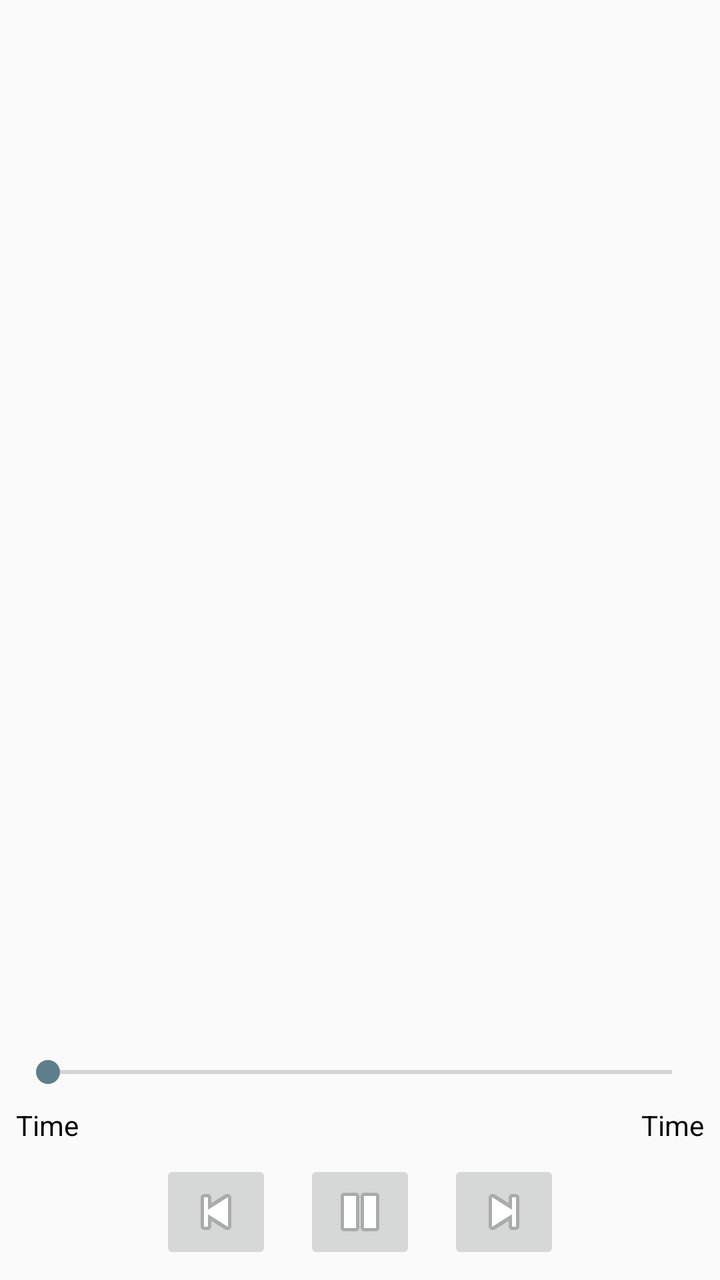
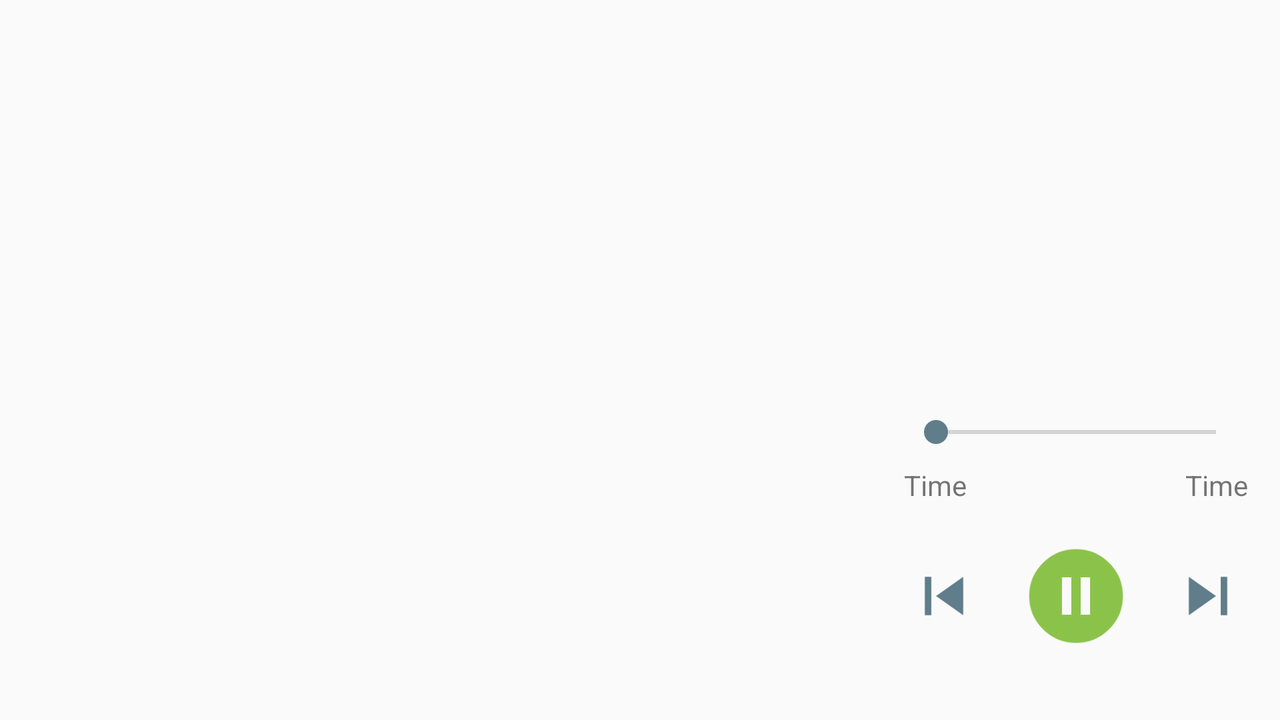

The same Android screen from two of the app's own layout files: first res/layout/ as a phone draws it, then the author's variant for another configuration, drawn on a device whose configuration selects that folder. Both files follow.
<!-- AndroidManifest.xml: application theme AppTheme -->
<!-- res/layout/activity_player.xml -->
<?xml version="1.0" encoding="utf-8"?>
<android.support.constraint.ConstraintLayout xmlns:android="http://schemas.android.com/apk/res/android"
    xmlns:app="http://schemas.android.com/apk/res-auto"
    xmlns:tools="http://schemas.android.com/tools"
    android:layout_width="match_parent"
    android:layout_height="match_parent"
    tools:layout_editor_absoluteX="0dp"
    tools:layout_editor_absoluteY="25dp">

    <ImageView
        android:id="@+id/songImage"
        android:layout_width="0dp"
        android:layout_height="0dp"
        android:contentDescription="@string/albumartdescription"
        android:layout_marginRight="8dp"
        app:layout_constraintRight_toRightOf="parent"
        android:layout_marginLeft="8dp"
        app:layout_constraintLeft_toLeftOf="parent"
        app:layout_constraintTop_toTopOf="parent"
        android:layout_marginTop="8dp"
        android:layout_marginBottom="8dp"
        app:layout_constraintBottom_toTopOf="@+id/seekBar" />

    <LinearLayout
        android:id="@+id/buttons"
        android:layout_width="wrap_content"
        android:layout_height="wrap_content"
        android:orientation="horizontal"
        android:layout_marginLeft="8dp"
        app:layout_constraintLeft_toLeftOf="parent"
        android:layout_marginRight="8dp"
        app:layout_constraintRight_toRightOf="parent"
        app:layout_constraintBottom_toBottomOf="parent"
        android:layout_marginBottom="8dp">


        <ImageButton
            android:id="@+id/btPv"
            android:layout_width="wrap_content"
            android:layout_height="wrap_content"
            android:layout_weight="1"
            app:srcCompat="@android:drawable/ic_media_previous" />

        <ImageButton
            android:id="@+id/btPlay"
            android:layout_width="wrap_content"
            android:layout_height="wrap_content"
            android:layout_marginLeft="16dp"
            android:layout_marginRight="16dp"
            android:layout_weight="1"
            app:srcCompat="@android:drawable/ic_media_pause" />

        <ImageButton
            android:id="@+id/btNxt"
            android:layout_width="wrap_content"
            android:layout_height="wrap_content"
            android:layout_weight="1"
            app:srcCompat="@android:drawable/ic_media_next" />
    </LinearLayout>

    <SeekBar
        android:id="@+id/seekBar"
        android:layout_width="0dp"
        android:layout_height="wrap_content"
        android:layout_marginRight="8dp"
        app:layout_constraintRight_toRightOf="parent"
        android:layout_marginLeft="8dp"
        app:layout_constraintLeft_toLeftOf="parent"
        android:layout_marginBottom="8dp"
        app:layout_constraintBottom_toTopOf="@+id/times" />

    <RelativeLayout
        android:id="@+id/times"
        android:layout_width="0dp"
        android:layout_height="wrap_content"
        android:layout_marginLeft="8dp"
        app:layout_constraintLeft_toLeftOf="parent"
        android:layout_marginRight="8dp"
        app:layout_constraintRight_toRightOf="parent"
        android:layout_marginBottom="8dp"
        app:layout_constraintBottom_toTopOf="@+id/buttons">

        <TextView
            android:id="@+id/timer1"
            android:layout_width="wrap_content"
            android:layout_height="wrap_content"
            android:text="@string/time1"
            android:textColor="@android:color/black" />

        <TextView
            android:id="@+id/timer2"
            android:layout_width="wrap_content"
            android:layout_height="wrap_content"
            android:layout_alignParentEnd="true"
            android:layout_alignParentTop="true"
            android:text="@string/time2"
            android:textColor="@android:color/black" />

    </RelativeLayout>

</android.support.constraint.ConstraintLayout>
<!-- resources referenced by this layout -->
<resources>
  <string name="albumartdescription">Album Art</string>
  <string name="time1">Time</string>
  <string name="time2">Time</string>
  <style name="AppTheme" parent="Theme.AppCompat.Light.DarkActionBar">
          
          <item name="colorPrimary">@color/colorPrimary</item>
          <item name="colorPrimaryDark">@color/colorPrimaryDark</item>
          <item name="colorAccent">@color/colorAccent</item>
      </style>
  <color name="colorPrimary">#8bc34a</color>
  <color name="colorPrimaryDark">#689f38</color>
  <color name="colorAccent">#607d8b</color>
</resources>
<!-- res/layout-land/activity_player.xml (the author's variant of the layout above) -->
<!-- drawn on the phone turned sideways -->
<?xml version="1.0" encoding="utf-8"?>
<android.support.constraint.ConstraintLayout xmlns:android="http://schemas.android.com/apk/res/android"
    xmlns:app="http://schemas.android.com/apk/res-auto"
    xmlns:tools="http://schemas.android.com/tools"
    android:layout_width="match_parent"
    android:layout_height="match_parent">

    <ImageView
        android:id="@+id/songImage"
        android:layout_width="wrap_content"
        android:layout_height="match_parent"
        android:layout_margin="8dp"
        android:contentDescription="@string/albumartdescription"
        app:layout_constraintBottom_toBottomOf="parent"
        app:layout_constraintHorizontal_bias="1.0"
        app:layout_constraintLeft_toLeftOf="parent"
        app:layout_constraintRight_toLeftOf="@+id/ViewsOtherThanSongImage"
        app:layout_constraintTop_toTopOf="parent"
        tools:layout_constraintBottom_creator="1"
        tools:layout_constraintLeft_creator="1"
        tools:layout_constraintRight_creator="1"
        tools:layout_constraintTop_creator="1" />

    <android.support.constraint.ConstraintLayout
        android:id="@+id/ViewsOtherThanSongImage"
        android:layout_width="wrap_content"
        android:layout_height="0dp"
        android:layout_margin="8dp"
        app:layout_constraintBottom_toBottomOf="parent"
        app:layout_constraintRight_toRightOf="parent"
        app:layout_constraintTop_toTopOf="parent"
        tools:layout_constraintBottom_creator="1"
        tools:layout_constraintRight_creator="1"
        tools:layout_constraintTop_creator="1">

        <RelativeLayout
            android:id="@+id/times"
            android:layout_width="0dp"
            android:layout_height="wrap_content"
            android:layout_marginBottom="16dp"
            android:layout_marginEnd="8dp"
            android:layout_marginLeft="8dp"
            android:layout_marginRight="8dp"
            android:layout_marginStart="8dp"
            app:layout_constraintBottom_toTopOf="@+id/buttons"
            app:layout_constraintHorizontal_bias="1.0"
            app:layout_constraintLeft_toLeftOf="parent"
            app:layout_constraintRight_toRightOf="parent">

            <TextView
                android:id="@+id/timer1"
                android:layout_width="wrap_content"
                android:layout_height="wrap_content"
                android:text="@string/time1" />

            <TextView
                android:id="@+id/timer2"
                android:layout_width="wrap_content"
                android:layout_height="wrap_content"
                android:layout_alignParentEnd="true"
                android:layout_alignParentTop="true"
                android:text="@string/time2" />

        </RelativeLayout>

        <LinearLayout
            android:id="@+id/buttons"
            android:layout_width="wrap_content"
            android:layout_height="wrap_content"
            android:layout_marginBottom="24dp"
            android:layout_marginEnd="8dp"
            android:layout_marginLeft="8dp"
            android:layout_marginRight="8dp"
            android:layout_marginStart="8dp"
            android:orientation="horizontal"
            app:layout_constraintBottom_toBottomOf="parent"
            app:layout_constraintLeft_toLeftOf="parent"
            app:layout_constraintRight_toRightOf="parent">

            <ImageButton
                android:id="@+id/btPv"
                android:layout_width="40dp"
                android:layout_height="40dp"
                android:layout_marginTop="10dp"
                android:layout_weight="1"
                android:background="@null"
                android:scaleType="centerInside"
                app:srcCompat="@drawable/ic_media_previous"
                tools:ignore="contentDescription" />

            <ImageButton
                android:id="@+id/btPlay"
                android:layout_width="60dp"
                android:layout_height="60dp"
                android:layout_marginLeft="16dp"
                android:layout_marginRight="16dp"
                android:layout_weight="1"
                android:background="@null"
                android:scaleType="centerInside"
                app:srcCompat="@drawable/ic_media_pause"
                tools:ignore="contentDescription" />

            <ImageButton
                android:id="@+id/btNxt"
                android:layout_width="40dp"
                android:layout_height="40dp"
                android:layout_marginTop="10dp"
                android:layout_weight="1"
                android:background="@null"
                android:scaleType="centerInside"
                app:srcCompat="@drawable/ic_media_next"
                tools:ignore="contentDescription" />
        </LinearLayout>

        <SeekBar
            android:id="@+id/seekBar"
            android:layout_width="0dp"
            android:layout_height="wrap_content"
            android:layout_marginBottom="8dp"
            android:layout_marginLeft="8dp"
            android:layout_marginRight="8dp"
            app:layout_constraintBottom_toTopOf="@+id/times"
            app:layout_constraintLeft_toLeftOf="parent"
            app:layout_constraintRight_toRightOf="parent"
            android:layout_marginStart="8dp"
            android:layout_marginEnd="8dp" />


    </android.support.constraint.ConstraintLayout>

</android.support.constraint.ConstraintLayout>
<!-- resources referenced by the variant -->
<!-- as the phone turned sideways resolves them -->
<resources>
  <!-- drawable ic_media_next: png bitmap (drawable, 17806 bytes) -->
  <!-- drawable ic_media_pause: png bitmap (drawable, 1498 bytes) -->
  <!-- drawable ic_media_previous: png bitmap (drawable, 17381 bytes) -->
  <string name="albumartdescription">Album Art</string>
  <string name="time1">Time</string>
  <string name="time2">Time</string>
  <style name="AppTheme" parent="Theme.AppCompat.Light.DarkActionBar">
          
          <item name="colorPrimary">@color/colorPrimary</item>
          <item name="colorPrimaryDark">@color/colorPrimaryDark</item>
          <item name="colorAccent">@color/colorAccent</item>
      </style>
  <color name="colorPrimary">#8bc34a</color>
  <color name="colorPrimaryDark">#689f38</color>
  <color name="colorAccent">#607d8b</color>
</resources>
